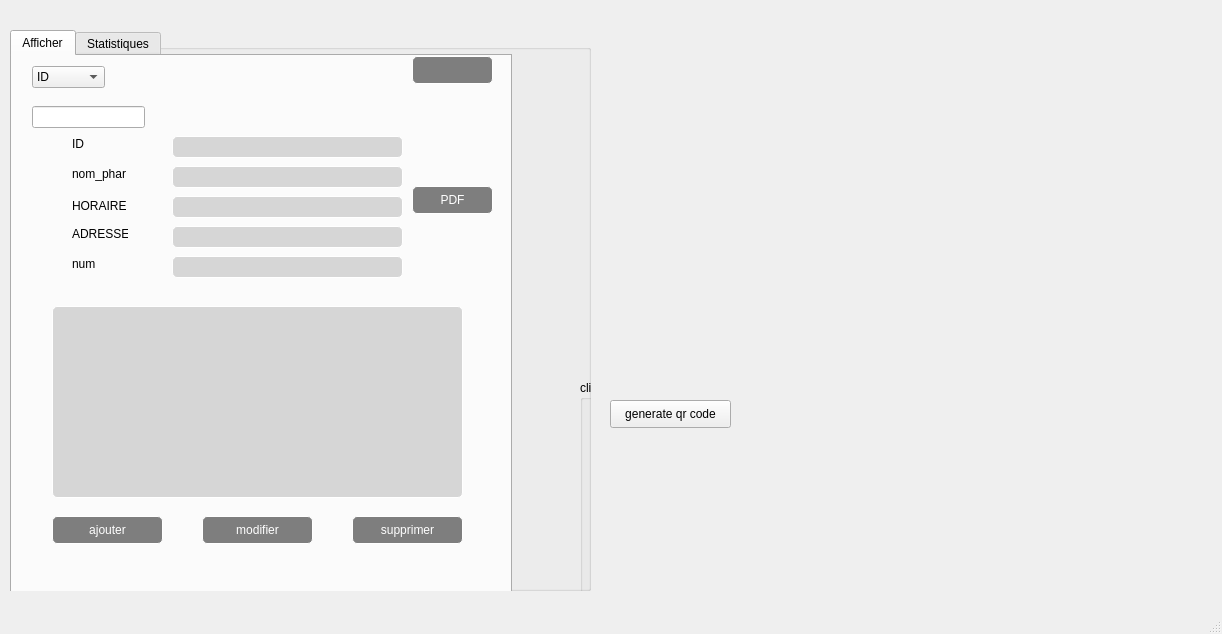
<?xml version="1.0" encoding="UTF-8"?>
<ui version="4.0">
 <class>MainWindow</class>
 <widget class="QMainWindow" name="MainWindow">
  <property name="geometry">
   <rect>
    <x>0</x>
    <y>0</y>
    <width>1222</width>
    <height>634</height>
   </rect>
  </property>
  <property name="windowTitle">
   <string>MainWindow</string>
  </property>
  <widget class="QWidget" name="centralwidget">
   <widget class="QGroupBox" name="groupBox">
    <property name="geometry">
     <rect>
      <x>10</x>
      <y>30</y>
      <width>581</width>
      <height>561</height>
     </rect>
    </property>
    <property name="title">
     <string>client</string>
    </property>
    <widget class="QTabWidget" name="tabWidget">
     <property name="geometry">
      <rect>
       <x>0</x>
       <y>0</y>
       <width>502</width>
       <height>1581</height>
      </rect>
     </property>
     <property name="styleSheet">
      <string notr="true"> QString styleSheet = &quot;QMenuBar{background: qlineargradient(x1:0,x2:0,y1:0,y2:1,stop:0 #cccccc, stop:0.4 gray)} QStatusBar{background: qlineargradient(x1:0,x2:0,y1:0,y2:1,stop:0 #cccccc, stop:0.4 gray);color:white;} &quot;;
font: 75 8pt &quot;MS Shell Dlg 2&quot;;
font: 75 8pt &quot;MS Shell Dlg 2&quot;;
font: 8pt &quot;MS Shell Dlg 2&quot;;

this-&gt;setStyleSheet(styleSheet);
</string>
     </property>
     <property name="currentIndex">
      <number>0</number>
     </property>
     <widget class="QWidget" name="widget">
      <attribute name="title">
       <string>Afficher</string>
      </attribute>
      <widget class="QLabel" name="label">
       <property name="geometry">
        <rect>
         <x>60</x>
         <y>110</y>
         <width>91</width>
         <height>16</height>
        </rect>
       </property>
       <property name="styleSheet">
        <string notr="true">font: 75 8pt &quot;MS Shell Dlg 2&quot;;
font: 9pt &quot;MV Boli&quot;;</string>
       </property>
       <property name="text">
        <string>nom_phar</string>
       </property>
      </widget>
      <widget class="QLineEdit" name="nom_pha">
       <property name="geometry">
        <rect>
         <x>160</x>
         <y>110</y>
         <width>231</width>
         <height>22</height>
        </rect>
       </property>
       <property name="styleSheet">
        <string notr="true">border:1 solid white;
border-radius: 5px;
background-color:rgba(0,0,0,15%);</string>
       </property>
      </widget>
      <widget class="QLabel" name="label_2">
       <property name="geometry">
        <rect>
         <x>60</x>
         <y>140</y>
         <width>101</width>
         <height>20</height>
        </rect>
       </property>
       <property name="styleSheet">
        <string notr="true">font: 75 8pt &quot;MS Shell Dlg 2&quot;;
font: 9pt &quot;MV Boli&quot;;</string>
       </property>
       <property name="text">
        <string>HORAIRE</string>
       </property>
      </widget>
      <widget class="QLineEdit" name="hor_pha">
       <property name="geometry">
        <rect>
         <x>160</x>
         <y>140</y>
         <width>231</width>
         <height>22</height>
        </rect>
       </property>
       <property name="styleSheet">
        <string notr="true">border:1 solid white;
border-radius: 5px;
background-color:rgba(0,0,0,15%);</string>
       </property>
      </widget>
      <widget class="QLabel" name="label_3">
       <property name="geometry">
        <rect>
         <x>60</x>
         <y>170</y>
         <width>56</width>
         <height>16</height>
        </rect>
       </property>
       <property name="styleSheet">
        <string notr="true">font: 75 8pt &quot;MS Shell Dlg 2&quot;;
font: 9pt &quot;MV Boli&quot;;</string>
       </property>
       <property name="text">
        <string>ADRESSE</string>
       </property>
      </widget>
      <widget class="QLineEdit" name="ad_pha">
       <property name="geometry">
        <rect>
         <x>160</x>
         <y>170</y>
         <width>231</width>
         <height>22</height>
        </rect>
       </property>
       <property name="styleSheet">
        <string notr="true">border:1 solid white;
border-radius: 5px;
background-color:rgba(0,0,0,15%);</string>
       </property>
      </widget>
      <widget class="QPushButton" name="ajout">
       <property name="geometry">
        <rect>
         <x>40</x>
         <y>460</y>
         <width>111</width>
         <height>28</height>
        </rect>
       </property>
       <property name="styleSheet">
        <string notr="true">QPushButton{
background-color:rgba(0,0,0,50%);
color:white;
border:1 solid white;
border-radius: 5px;
}
QPushButton:hover{
background-color:rgb(170, 255, 255);
color:black;
}</string>
       </property>
       <property name="text">
        <string>ajouter</string>
       </property>
       <property name="icon">
        <iconset>
         <normaloff>../../../../Downloads/ajouter.png</normaloff>../../../../Downloads/ajouter.png</iconset>
       </property>
      </widget>
      <widget class="QPushButton" name="modifier">
       <property name="geometry">
        <rect>
         <x>190</x>
         <y>460</y>
         <width>111</width>
         <height>28</height>
        </rect>
       </property>
       <property name="styleSheet">
        <string notr="true">QPushButton{
background-color:rgba(0,0,0,50%);
color:white;
border:1 solid white;
border-radius: 5px;
}
QPushButton:hover{
background-color:rgb(170, 255, 255);
color:black;
}</string>
       </property>
       <property name="text">
        <string>modifier</string>
       </property>
       <property name="icon">
        <iconset>
         <normaloff>../../../../Downloads/modifier.png</normaloff>../../../../Downloads/modifier.png</iconset>
       </property>
      </widget>
      <widget class="QLabel" name="label_6">
       <property name="geometry">
        <rect>
         <x>-90</x>
         <y>-80</y>
         <width>711</width>
         <height>612</height>
        </rect>
       </property>
       <property name="text">
        <string/>
       </property>
       <property name="pixmap">
        <pixmap>../../../../Desktop/teeest.jpg</pixmap>
       </property>
      </widget>
      <widget class="QLabel" name="label_7">
       <property name="geometry">
        <rect>
         <x>10</x>
         <y>-20</y>
         <width>531</width>
         <height>521</height>
        </rect>
       </property>
       <property name="text">
        <string/>
       </property>
       <property name="pixmap">
        <pixmap>../../../../projet phar/teeest.jpg</pixmap>
       </property>
      </widget>
      <widget class="QLineEdit" name="num_pha">
       <property name="geometry">
        <rect>
         <x>160</x>
         <y>200</y>
         <width>231</width>
         <height>22</height>
        </rect>
       </property>
       <property name="styleSheet">
        <string notr="true">border:1 solid white;
border-radius: 5px;
background-color:rgba(0,0,0,15%);</string>
       </property>
      </widget>
      <widget class="QLabel" name="label_5">
       <property name="geometry">
        <rect>
         <x>60</x>
         <y>200</y>
         <width>56</width>
         <height>16</height>
        </rect>
       </property>
       <property name="styleSheet">
        <string notr="true">font: 75 8pt &quot;MS Shell Dlg 2&quot;;
font: 9pt &quot;MV Boli&quot;;</string>
       </property>
       <property name="text">
        <string>num</string>
       </property>
      </widget>
      <widget class="QPushButton" name="pushButton_16">
       <property name="geometry">
        <rect>
         <x>400</x>
         <y>0</y>
         <width>81</width>
         <height>28</height>
        </rect>
       </property>
       <property name="styleSheet">
        <string notr="true">QPushButton{
background-color:rgba(0,0,0,50%);
color:white;
border:1 solid white;
border-radius: 5px;
}
QPushButton:hover{
background-color:rgb(170, 255, 255);
color:black;
}</string>
       </property>
       <property name="text">
        <string/>
       </property>
       <property name="icon">
        <iconset>
         <normaloff>../../../../Downloads/traduction.png</normaloff>../../../../Downloads/traduction.png</iconset>
       </property>
      </widget>
      <widget class="QPushButton" name="supprimer">
       <property name="geometry">
        <rect>
         <x>340</x>
         <y>460</y>
         <width>111</width>
         <height>28</height>
        </rect>
       </property>
       <property name="styleSheet">
        <string notr="true">QPushButton{
background-color:rgba(0,0,0,50%);
color:white;
border:1 solid white;
border-radius: 5px;
}
QPushButton:hover{
background-color:rgb(170, 255, 255);
color:black;
}</string>
       </property>
       <property name="text">
        <string>supprimer</string>
       </property>
       <property name="icon">
        <iconset>
         <normaloff>../../../../Downloads/suprimer.png</normaloff>../../../../Downloads/suprimer.png</iconset>
       </property>
      </widget>
      <widget class="QTableView" name="tableView">
       <property name="geometry">
        <rect>
         <x>40</x>
         <y>250</y>
         <width>411</width>
         <height>192</height>
        </rect>
       </property>
       <property name="styleSheet">
        <string notr="true">border:1 solid white;
border-radius: 5px;
background-color:rgba(0,0,0,15%);</string>
       </property>
      </widget>
      <widget class="QLabel" name="label_10">
       <property name="geometry">
        <rect>
         <x>20</x>
         <y>-30</y>
         <width>671</width>
         <height>591</height>
        </rect>
       </property>
       <property name="text">
        <string/>
       </property>
       <property name="pixmap">
        <pixmap>../../../../Downloads/teeest.jpg</pixmap>
       </property>
      </widget>
      <widget class="QLabel" name="label_4">
       <property name="geometry">
        <rect>
         <x>60</x>
         <y>80</y>
         <width>91</width>
         <height>16</height>
        </rect>
       </property>
       <property name="styleSheet">
        <string notr="true">font: 75 8pt &quot;MS Shell Dlg 2&quot;;
font: 9pt &quot;MV Boli&quot;;</string>
       </property>
       <property name="text">
        <string>ID</string>
       </property>
      </widget>
      <widget class="QLineEdit" name="id_pha">
       <property name="geometry">
        <rect>
         <x>160</x>
         <y>80</y>
         <width>231</width>
         <height>22</height>
        </rect>
       </property>
       <property name="styleSheet">
        <string notr="true">border:1 solid white;
border-radius: 5px;
background-color:rgba(0,0,0,15%);</string>
       </property>
      </widget>
      <widget class="QPushButton" name="PDF">
       <property name="geometry">
        <rect>
         <x>400</x>
         <y>130</y>
         <width>81</width>
         <height>28</height>
        </rect>
       </property>
       <property name="styleSheet">
        <string notr="true">QPushButton{
background-color:rgba(0,0,0,50%);
color:white;
border:1 solid white;
border-radius: 5px;
}
QPushButton:hover{
background-color:rgb(170, 255, 255);
color:black;
}</string>
       </property>
       <property name="text">
        <string>PDF</string>
       </property>
       <property name="icon">
        <iconset>
         <normaloff>../../../../Downloads/suprimer.png</normaloff>../../../../Downloads/suprimer.png</iconset>
       </property>
      </widget>
      <widget class="QComboBox" name="comboBox">
       <property name="geometry">
        <rect>
         <x>20</x>
         <y>10</y>
         <width>73</width>
         <height>22</height>
        </rect>
       </property>
       <item>
        <property name="text">
         <string>ID</string>
        </property>
       </item>
       <item>
        <property name="text">
         <string>Nom</string>
        </property>
       </item>
      </widget>
      <widget class="QLineEdit" name="search">
       <property name="geometry">
        <rect>
         <x>20</x>
         <y>50</y>
         <width>113</width>
         <height>22</height>
        </rect>
       </property>
      </widget>
      <zorder>label_10</zorder>
      <zorder>label_7</zorder>
      <zorder>label_6</zorder>
      <zorder>label</zorder>
      <zorder>nom_pha</zorder>
      <zorder>label_2</zorder>
      <zorder>hor_pha</zorder>
      <zorder>label_3</zorder>
      <zorder>ad_pha</zorder>
      <zorder>ajout</zorder>
      <zorder>modifier</zorder>
      <zorder>num_pha</zorder>
      <zorder>label_5</zorder>
      <zorder>pushButton_16</zorder>
      <zorder>supprimer</zorder>
      <zorder>tableView</zorder>
      <zorder>label_4</zorder>
      <zorder>id_pha</zorder>
      <zorder>PDF</zorder>
      <zorder>comboBox</zorder>
      <zorder>search</zorder>
     </widget>
     <widget class="QWidget" name="tab">
      <attribute name="title">
       <string>Statistiques</string>
      </attribute>
      <widget class="QFrame" name="frame_stat">
       <property name="geometry">
        <rect>
         <x>10</x>
         <y>130</y>
         <width>471</width>
         <height>281</height>
        </rect>
       </property>
       <property name="frameShape">
        <enum>QFrame::StyledPanel</enum>
       </property>
       <property name="frameShadow">
        <enum>QFrame::Raised</enum>
       </property>
      </widget>
      <widget class="QPushButton" name="stat_butt">
       <property name="geometry">
        <rect>
         <x>200</x>
         <y>50</y>
         <width>81</width>
         <height>28</height>
        </rect>
       </property>
       <property name="styleSheet">
        <string notr="true">QPushButton{
background-color:rgba(0,0,0,50%);
color:white;
border:1 solid white;
border-radius: 5px;
}
QPushButton:hover{
background-color:rgb(170, 255, 255);
color:black;
}</string>
       </property>
       <property name="text">
        <string>statistique</string>
       </property>
       <property name="icon">
        <iconset>
         <normaloff>../../../../Downloads/statt.jpg</normaloff>../../../../Downloads/statt.jpg</iconset>
       </property>
      </widget>
     </widget>
    </widget>
    <widget class="QGroupBox" name="groupBox_2">
     <property name="geometry">
      <rect>
       <x>570</x>
       <y>350</y>
       <width>221</width>
       <height>421</height>
      </rect>
     </property>
     <property name="title">
      <string>client</string>
     </property>
     <widget class="QTabWidget" name="tabWidget_2">
      <property name="geometry">
       <rect>
        <x>361</x>
        <y>150</y>
        <width>141</width>
        <height>1431</height>
       </rect>
      </property>
      <property name="styleSheet">
       <string notr="true"> QString styleSheet = &quot;QMenuBar{background: qlineargradient(x1:0,x2:0,y1:0,y2:1,stop:0 #cccccc, stop:0.4 gray)} QStatusBar{background: qlineargradient(x1:0,x2:0,y1:0,y2:1,stop:0 #cccccc, stop:0.4 gray);color:white;} &quot;;
font: 75 8pt &quot;MS Shell Dlg 2&quot;;
font: 75 8pt &quot;MS Shell Dlg 2&quot;;
font: 8pt &quot;MS Shell Dlg 2&quot;;

this-&gt;setStyleSheet(styleSheet);
</string>
      </property>
      <property name="currentIndex">
       <number>0</number>
      </property>
      <widget class="QWidget" name="widget_2">
       <attribute name="title">
        <string>Afficher</string>
       </attribute>
       <widget class="QLabel" name="label_8">
        <property name="geometry">
         <rect>
          <x>60</x>
          <y>110</y>
          <width>91</width>
          <height>16</height>
         </rect>
        </property>
        <property name="styleSheet">
         <string notr="true">font: 75 8pt &quot;MS Shell Dlg 2&quot;;
font: 9pt &quot;MV Boli&quot;;</string>
        </property>
        <property name="text">
         <string>nom_phar</string>
        </property>
       </widget>
       <widget class="QLineEdit" name="nom_pha_2">
        <property name="geometry">
         <rect>
          <x>160</x>
          <y>110</y>
          <width>231</width>
          <height>22</height>
         </rect>
        </property>
        <property name="styleSheet">
         <string notr="true">border:1 solid white;
border-radius: 5px;
background-color:rgba(0,0,0,15%);</string>
        </property>
       </widget>
       <widget class="QLabel" name="label_9">
        <property name="geometry">
         <rect>
          <x>60</x>
          <y>140</y>
          <width>101</width>
          <height>20</height>
         </rect>
        </property>
        <property name="styleSheet">
         <string notr="true">font: 75 8pt &quot;MS Shell Dlg 2&quot;;
font: 9pt &quot;MV Boli&quot;;</string>
        </property>
        <property name="text">
         <string>HORAIRE</string>
        </property>
       </widget>
       <widget class="QLineEdit" name="hor_pha_2">
        <property name="geometry">
         <rect>
          <x>160</x>
          <y>140</y>
          <width>231</width>
          <height>22</height>
         </rect>
        </property>
        <property name="styleSheet">
         <string notr="true">border:1 solid white;
border-radius: 5px;
background-color:rgba(0,0,0,15%);</string>
        </property>
       </widget>
       <widget class="QLabel" name="label_11">
        <property name="geometry">
         <rect>
          <x>60</x>
          <y>170</y>
          <width>56</width>
          <height>16</height>
         </rect>
        </property>
        <property name="styleSheet">
         <string notr="true">font: 75 8pt &quot;MS Shell Dlg 2&quot;;
font: 9pt &quot;MV Boli&quot;;</string>
        </property>
        <property name="text">
         <string>ADRESSE</string>
        </property>
       </widget>
       <widget class="QLineEdit" name="ad_pha_2">
        <property name="geometry">
         <rect>
          <x>160</x>
          <y>170</y>
          <width>231</width>
          <height>22</height>
         </rect>
        </property>
        <property name="styleSheet">
         <string notr="true">border:1 solid white;
border-radius: 5px;
background-color:rgba(0,0,0,15%);</string>
        </property>
       </widget>
       <widget class="QPushButton" name="ajout_2">
        <property name="geometry">
         <rect>
          <x>40</x>
          <y>460</y>
          <width>111</width>
          <height>28</height>
         </rect>
        </property>
        <property name="styleSheet">
         <string notr="true">QPushButton{
background-color:rgba(0,0,0,50%);
color:white;
border:1 solid white;
border-radius: 5px;
}
QPushButton:hover{
background-color:rgb(170, 255, 255);
color:black;
}</string>
        </property>
        <property name="text">
         <string>ajouter</string>
        </property>
        <property name="icon">
         <iconset>
          <normaloff>../../../../Downloads/ajouter.png</normaloff>../../../../Downloads/ajouter.png</iconset>
        </property>
       </widget>
       <widget class="QPushButton" name="modifier_2">
        <property name="geometry">
         <rect>
          <x>190</x>
          <y>460</y>
          <width>111</width>
          <height>28</height>
         </rect>
        </property>
        <property name="styleSheet">
         <string notr="true">QPushButton{
background-color:rgba(0,0,0,50%);
color:white;
border:1 solid white;
border-radius: 5px;
}
QPushButton:hover{
background-color:rgb(170, 255, 255);
color:black;
}</string>
        </property>
        <property name="text">
         <string>modifier</string>
        </property>
        <property name="icon">
         <iconset>
          <normaloff>../../../../Downloads/modifier.png</normaloff>../../../../Downloads/modifier.png</iconset>
        </property>
       </widget>
       <widget class="QLineEdit" name="num_pha_2">
        <property name="geometry">
         <rect>
          <x>160</x>
          <y>200</y>
          <width>231</width>
          <height>22</height>
         </rect>
        </property>
        <property name="styleSheet">
         <string notr="true">border:1 solid white;
border-radius: 5px;
background-color:rgba(0,0,0,15%);</string>
        </property>
       </widget>
       <widget class="QLabel" name="label_14">
        <property name="geometry">
         <rect>
          <x>60</x>
          <y>200</y>
          <width>56</width>
          <height>16</height>
         </rect>
        </property>
        <property name="styleSheet">
         <string notr="true">font: 75 8pt &quot;MS Shell Dlg 2&quot;;
font: 9pt &quot;MV Boli&quot;;</string>
        </property>
        <property name="text">
         <string>num</string>
        </property>
       </widget>
       <widget class="QPushButton" name="pushButton_17">
        <property name="geometry">
         <rect>
          <x>400</x>
          <y>0</y>
          <width>81</width>
          <height>28</height>
         </rect>
        </property>
        <property name="styleSheet">
         <string notr="true">QPushButton{
background-color:rgba(0,0,0,50%);
color:white;
border:1 solid white;
border-radius: 5px;
}
QPushButton:hover{
background-color:rgb(170, 255, 255);
color:black;
}</string>
        </property>
        <property name="text">
         <string/>
        </property>
        <property name="icon">
         <iconset>
          <normaloff>../../../../Downloads/traduction.png</normaloff>../../../../Downloads/traduction.png</iconset>
        </property>
       </widget>
       <widget class="QPushButton" name="supprimer_2">
        <property name="geometry">
         <rect>
          <x>340</x>
          <y>460</y>
          <width>111</width>
          <height>28</height>
         </rect>
        </property>
        <property name="styleSheet">
         <string notr="true">QPushButton{
background-color:rgba(0,0,0,50%);
color:white;
border:1 solid white;
border-radius: 5px;
}
QPushButton:hover{
background-color:rgb(170, 255, 255);
color:black;
}</string>
        </property>
        <property name="text">
         <string>supprimer</string>
        </property>
        <property name="icon">
         <iconset>
          <normaloff>../../../../Downloads/suprimer.png</normaloff>../../../../Downloads/suprimer.png</iconset>
        </property>
       </widget>
       <widget class="QTableView" name="tableView_2">
        <property name="geometry">
         <rect>
          <x>40</x>
          <y>250</y>
          <width>411</width>
          <height>192</height>
         </rect>
        </property>
        <property name="styleSheet">
         <string notr="true">border:1 solid white;
border-radius: 5px;
background-color:rgba(0,0,0,15%);</string>
        </property>
       </widget>
       <widget class="QLabel" name="label_16">
        <property name="geometry">
         <rect>
          <x>60</x>
          <y>80</y>
          <width>91</width>
          <height>16</height>
         </rect>
        </property>
        <property name="styleSheet">
         <string notr="true">font: 75 8pt &quot;MS Shell Dlg 2&quot;;
font: 9pt &quot;MV Boli&quot;;</string>
        </property>
        <property name="text">
         <string>ID</string>
        </property>
       </widget>
       <widget class="QLineEdit" name="id_pha_2">
        <property name="geometry">
         <rect>
          <x>160</x>
          <y>80</y>
          <width>231</width>
          <height>22</height>
         </rect>
        </property>
        <property name="styleSheet">
         <string notr="true">border:1 solid white;
border-radius: 5px;
background-color:rgba(0,0,0,15%);</string>
        </property>
       </widget>
       <widget class="QPushButton" name="PDF_2">
        <property name="geometry">
         <rect>
          <x>400</x>
          <y>130</y>
          <width>81</width>
          <height>28</height>
         </rect>
        </property>
        <property name="styleSheet">
         <string notr="true">QPushButton{
background-color:rgba(0,0,0,50%);
color:white;
border:1 solid white;
border-radius: 5px;
}
QPushButton:hover{
background-color:rgb(170, 255, 255);
color:black;
}</string>
        </property>
        <property name="text">
         <string>PDF</string>
        </property>
        <property name="icon">
         <iconset>
          <normaloff>../../../../Downloads/suprimer.png</normaloff>../../../../Downloads/suprimer.png</iconset>
        </property>
       </widget>
       <widget class="QComboBox" name="comboBox_2">
        <property name="geometry">
         <rect>
          <x>20</x>
          <y>10</y>
          <width>73</width>
          <height>22</height>
         </rect>
        </property>
        <item>
         <property name="text">
          <string>ID</string>
         </property>
        </item>
        <item>
         <property name="text">
          <string>Nom</string>
         </property>
        </item>
       </widget>
       <widget class="QLineEdit" name="search_2">
        <property name="geometry">
         <rect>
          <x>20</x>
          <y>50</y>
          <width>113</width>
          <height>22</height>
         </rect>
        </property>
       </widget>
      </widget>
      <widget class="QWidget" name="tab_2">
       <attribute name="title">
        <string>Statistiques</string>
       </attribute>
       <widget class="QFrame" name="frame_stat_2">
        <property name="geometry">
         <rect>
          <x>10</x>
          <y>130</y>
          <width>471</width>
          <height>281</height>
         </rect>
        </property>
        <property name="frameShape">
         <enum>QFrame::StyledPanel</enum>
        </property>
        <property name="frameShadow">
         <enum>QFrame::Raised</enum>
        </property>
       </widget>
       <widget class="QPushButton" name="stat_butt_2">
        <property name="geometry">
         <rect>
          <x>200</x>
          <y>50</y>
          <width>81</width>
          <height>28</height>
         </rect>
        </property>
        <property name="styleSheet">
         <string notr="true">QPushButton{
background-color:rgba(0,0,0,50%);
color:white;
border:1 solid white;
border-radius: 5px;
}
QPushButton:hover{
background-color:rgb(170, 255, 255);
color:black;
}</string>
        </property>
        <property name="text">
         <string>statistique</string>
        </property>
        <property name="icon">
         <iconset>
          <normaloff>../../../../Downloads/statt.jpg</normaloff>../../../../Downloads/statt.jpg</iconset>
        </property>
       </widget>
      </widget>
     </widget>
    </widget>
    <widget class="QLabel" name="QRCODE_4">
     <property name="geometry">
      <rect>
       <x>810</x>
       <y>480</y>
       <width>121</width>
       <height>101</height>
      </rect>
     </property>
     <property name="text">
      <string/>
     </property>
    </widget>
    <widget class="QPushButton" name="QR_2">
     <property name="geometry">
      <rect>
       <x>810</x>
       <y>600</y>
       <width>121</width>
       <height>28</height>
      </rect>
     </property>
     <property name="text">
      <string>generate qr code</string>
     </property>
    </widget>
   </widget>
   <widget class="QPushButton" name="QR">
    <property name="geometry">
     <rect>
      <x>610</x>
      <y>400</y>
      <width>121</width>
      <height>28</height>
     </rect>
    </property>
    <property name="text">
     <string>generate qr code</string>
    </property>
   </widget>
   <widget class="QLabel" name="QRCODE_3">
    <property name="geometry">
     <rect>
      <x>610</x>
      <y>280</y>
      <width>121</width>
      <height>101</height>
     </rect>
    </property>
    <property name="text">
     <string/>
    </property>
   </widget>
   <widget class="QLabel" name="label_12">
    <property name="geometry">
     <rect>
      <x>590</x>
      <y>70</y>
      <width>711</width>
      <height>612</height>
     </rect>
    </property>
    <property name="text">
     <string/>
    </property>
    <property name="pixmap">
     <pixmap>../../../../Desktop/teeest.jpg</pixmap>
    </property>
   </widget>
   <widget class="QLabel" name="label_13">
    <property name="geometry">
     <rect>
      <x>610</x>
      <y>150</y>
      <width>531</width>
      <height>521</height>
     </rect>
    </property>
    <property name="text">
     <string/>
    </property>
    <property name="pixmap">
     <pixmap>../../../../projet phar/teeest.jpg</pixmap>
    </property>
   </widget>
  </widget>
  <widget class="QMenuBar" name="menubar">
   <property name="geometry">
    <rect>
     <x>0</x>
     <y>0</y>
     <width>1222</width>
     <height>26</height>
    </rect>
   </property>
  </widget>
  <widget class="QStatusBar" name="statusbar"/>
 </widget>
 <resources/>
 <connections/>
</ui>
